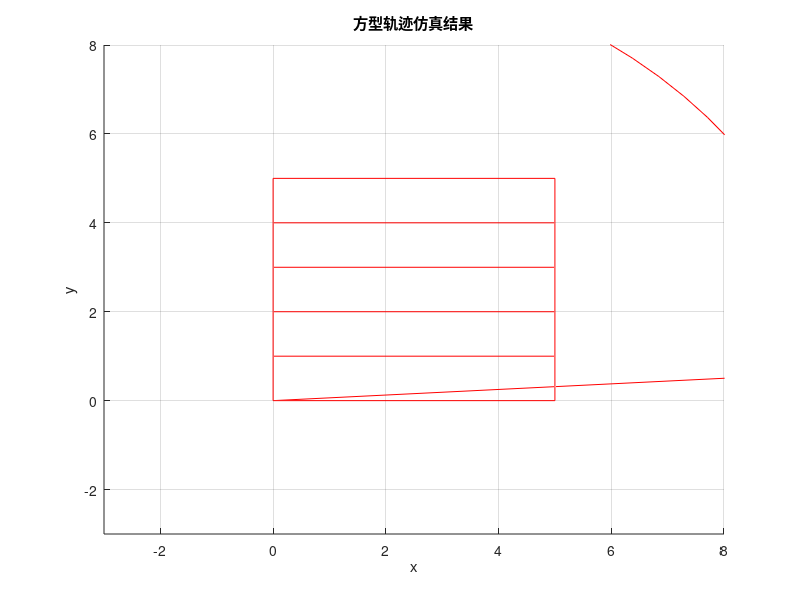

Source code (MATLAB):
clear

%{
m = 100;     %质量为10kg
Ixx = 6.10; %机身x轴转动惯量
Iyy = 5.98; %机身y轴转动惯量
Izz = 9.1;  %机身z轴转动惯量
%}

m = 32.135;    %质量为10kg
Ixx = 1.4676;  %机身x轴转动惯量
Iyy = 1.4676;  %机身y轴转动惯量
Izz = 2.4720;  %机身z轴转动惯量

xh=0.4;     %x轴力臂
yh=0.4;     %y轴力臂
zh=0;       %z轴力臂
%{
SW的坐标轴和普通的不一样，Y朝上
装配体1 的质量属性
     配置： 默认
     坐标系： -- 默认 --

* 含有一个或多个隐藏零部件/实体的质量属性。

质量 = 32.135 千克

体积 = 33599569.969 立方毫米

表面积 = 5527538.683  平方毫米

重心 : ( 毫米 )
	X = 3.942
	Y = 26.556
	Z = 3.941

惯性主轴和惯性主力矩: ( 千克 *  平方毫米 )
由重心决定。
	 Ix = ( 0.707,  0.000, -0.707)   	Px = 1384409.459
	 Iy = (-0.707, -0.003, -0.707)   	Py = 1504579.454
	 Iz = (-0.002,  1.000, -0.002)   	Pz = 2471073.407

惯性张量: ( 千克 *  平方毫米 )
由重心决定，并且对齐输出的坐标系。 （使用正张量记数法。）
	Lxx = 1444494.726	Lxy = 2261.822	Lxz = -60090.172
	Lyx = 2261.822	Lyy = 2471063.054	Lyz = 2211.339
	Lzx = -60090.172	Lzy = 2211.339	Lzz = 1444504.540

惯性张量: ( 千克 *  平方毫米 )
由输出座标系决定。 （使用正张量记数法。）
	Ixx = 1467656.991	Ixy = 5625.578	Ixz = -59590.923
	Iyx = 5625.578	Iyy = 2472061.553	Iyz = 5574.990
	Izx = -59590.923	Izy = 5574.990	Izz = 1467666.836
%}

%%
%方形
desired_pos_series = [
0,0,0,0;           
0,0,5,0;
           5,0,5,0;
           5,5,5,0;
           0,5,5,0;
           0,0,5,0];%期望路径x,y,z(z是正的表示高度,到后面应该乘个负号)
desired = desired_pos_series;
hold on
grid on
figure(1)
plot3(desired_pos_series(:,1),desired_pos_series(:,2),desired_pos_series(:,3),'-r');
xlabel('x');
ylabel('y');
zlabel('z');
title("方型轨迹仿真结果");
xlim([-3,8]);
ylim([-3,8]);
zlim([0,8]);


%%
%圆形
%确定航轨点数目
num_points =100;
heigh = 3;%设置高度
%预先生成储存x、y位置的向量
x = zeros(num_points,1);
y = zeros(num_points,1);
z = ones(num_points,1);
%存储期望的轨迹点
desired = zeros(num_points+2,4);
desired_pos_series = zeros(num_points+2,3);
desired_yaw = zeros(num_points+1,1);
desired_pos_series(1,:)=[0,0,0];
desired_pos_series(2,:)=[0,0,heigh];
%生成轨迹点
for i = 1:num_points
    x(i) = 10*cos(2*pi*i/num_points);
    y(i) = 10*sin(2*pi*i/num_points);
end
%给轨迹点赋值
desired_pos_series(3:end,1) = x(:,1);
desired_pos_series(3:end,2) = y(:,1);
desired_pos_series(3:end,3) = z(:,1)*heigh;
desired(:,1:3) = desired_pos_series(:,:);
desired(2:end,4) = desired_yaw;
hold on
grid on
figure(1)
plot3(desired_pos_series(:,1),desired_pos_series(:,2),desired_pos_series(:,3),'-r');
xlabel('x');
ylabel('y');
zlabel('z');
title("圆形轨迹仿真结果");
xlim([-15,15]);
ylim([-15,15]);
zlim([0,5]);

%%
%梳状面
desired_pos_series = [
0,0,0,0;           
0,0,3,0;
           5,0,3,0;
           5,1,3,0;
           0,1,3,0;
           0,2,3,0;
           5,2,3,0;
           5,3,3,0;
           0,3,3,0;
           0,4,3,0;
           5,4,3,0;
           5,5,3,0;
           ];%期望路径x,y,z(z是正的表示高度,到后面应该乘个负号)
desired = desired_pos_series;
hold on
grid on
figure(1)
plot3(desired_pos_series(:,1),desired_pos_series(:,2),desired_pos_series(:,3),'-r');
xlabel('x');
ylabel('y');
zlabel('z');
title("方型轨迹仿真结果");
xlim([-3,8]);
ylim([-3,8]);
zlim([0,8]);